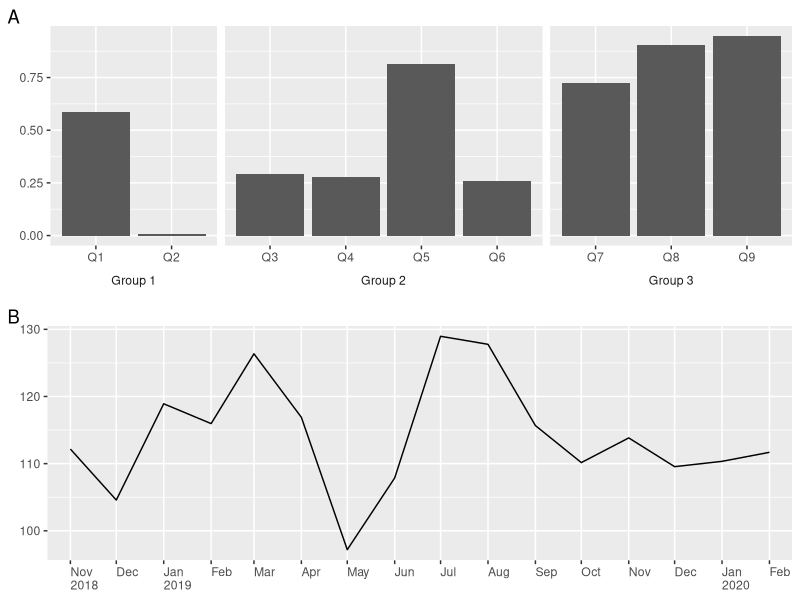
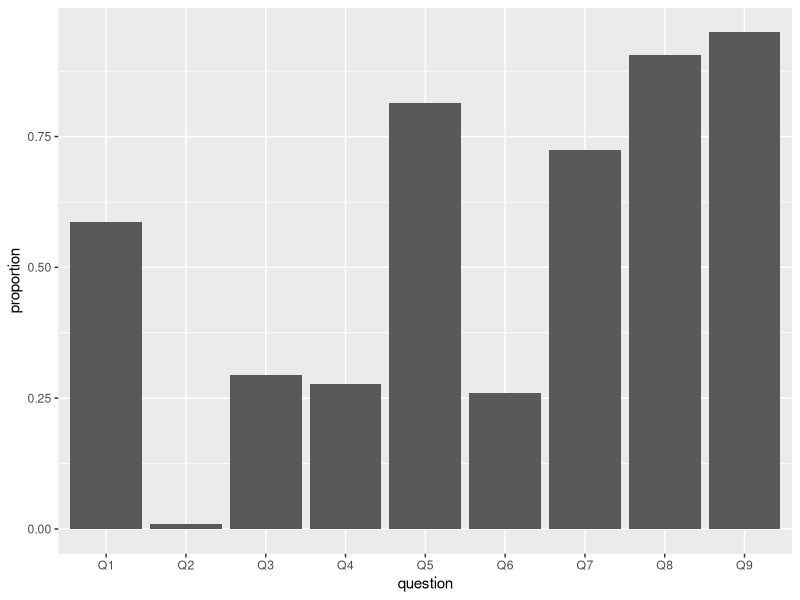
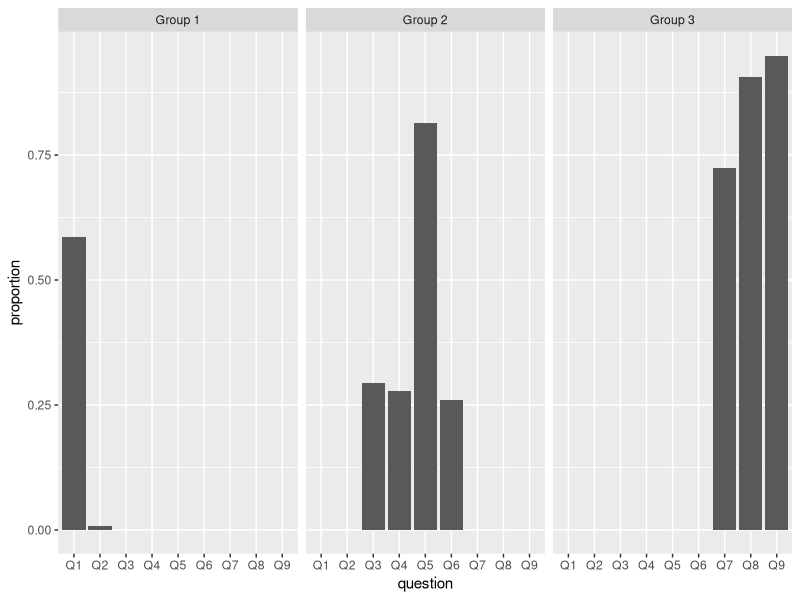
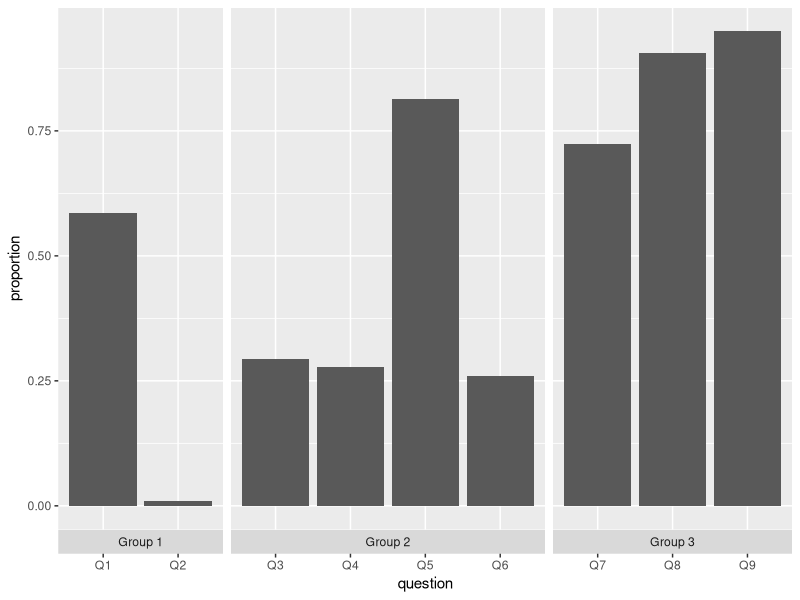
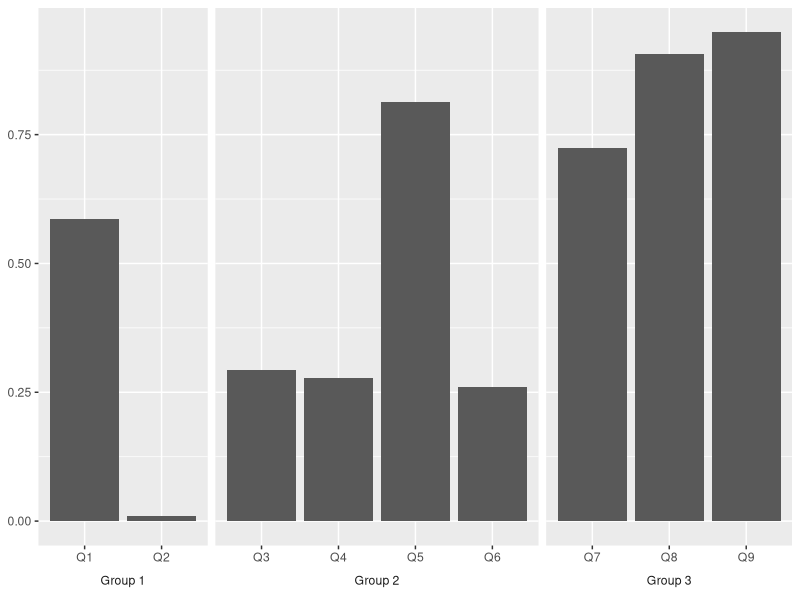
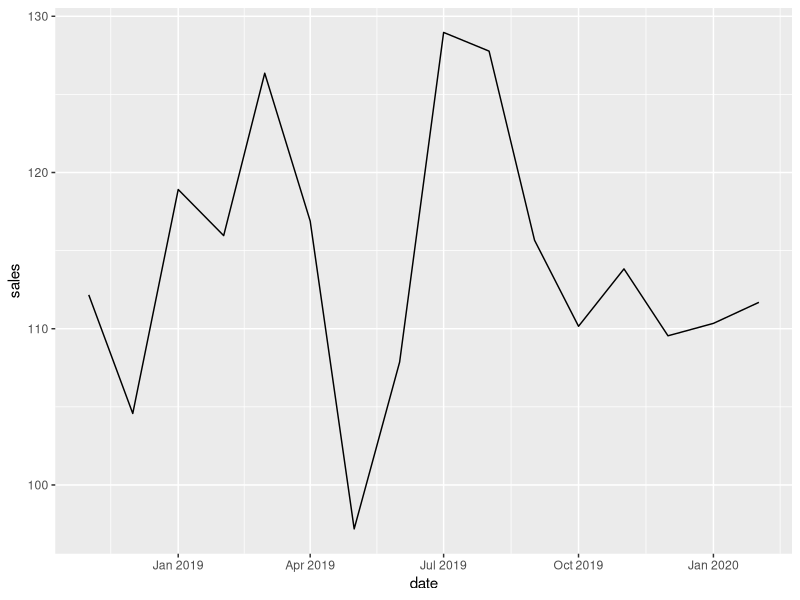
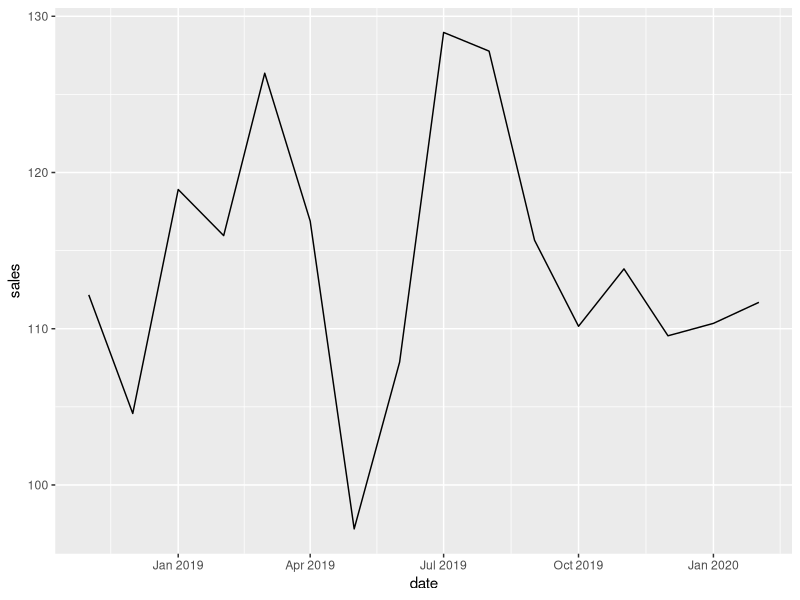
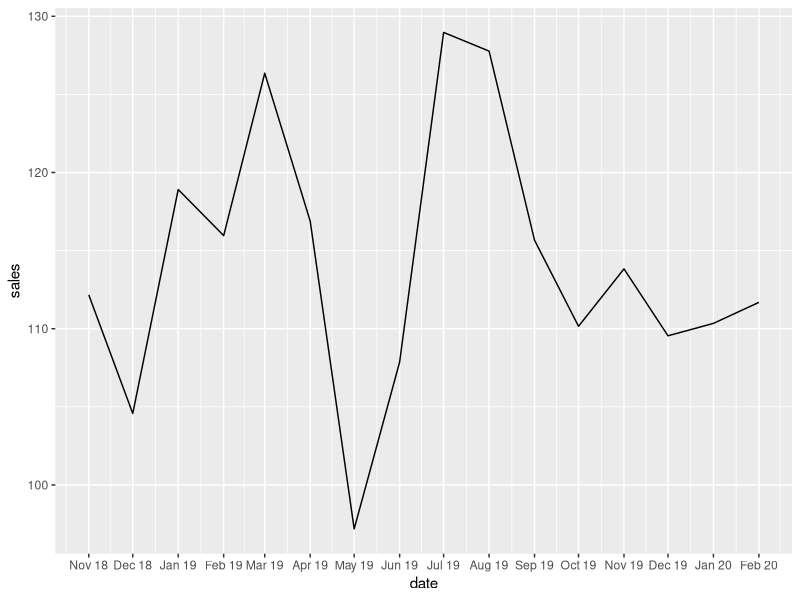

Generate these figures, in order, with R:
## ---- chunk 1
knitr::opts_chunk$set(echo = TRUE, message = FALSE, warning = FALSE, fig.align = 'center', fig.height = 3, fig.width = 6)
Sys.setlocale(category = "LC_ALL", locale = "english")
## ---- chunk 2
library(dplyr)
library(ggplot2)

# Bar chart ----

TIMES <- c(2, 4, 3)
set.seed(4)
data <- tibble(group = c(rep(paste("Group", 1:3), times = TIMES)),
               question = paste0("Q", 1:sum(TIMES)),
               proportion = runif(sum(TIMES)))

p_bars <- data %>% 
  ggplot(aes(x = question, y = proportion)) +
  geom_col() +
  facet_grid(~group, scales = "free_x", switch = "x", space = "free_x") +
  theme(strip.placement = "outside", 
        strip.background = element_rect(fill = "white"),
        axis.title = element_blank()) +
  labs(tag = "A")

# Line chart ----

N <- 16
set.seed(4)
data <- tibble(date = seq(as.Date("2018-11-01"), by = "1 month", length.out = N),
               sales = 100 + rnorm(n = N, mean = 10, sd = 10))

format_dates <- function(x) {
  
  years <- lubridate::year(x)
  months <- strftime(x, format = "%b")
  
  if_else(is.na(lag(years)) | lag(years) != years, 
          true = paste(months, years, sep = "\n"), 
          false = months)
  
}

p_line <- data %>% 
  ggplot(aes(x = date, y = sales)) +
  geom_line() +
  scale_x_date(name = NULL,
               breaks = "1 month",
               minor_breaks = NULL,
               expand = expand_scale(add = 15),
               labels = format_dates) +
  theme(axis.text.x = element_text(hjust = 0)) +
  labs(tag = "B",
       y = NULL)

gridExtra::grid.arrange(p_bars, p_line, nrow = 2)
## ---- chunk 3
Sys.setlocale(category = "LC_ALL", locale = "latvian")
## ---- chunk 4
# For `tibble()`, `if_else()` and pipe `%>%`.
library(dplyr)
# Reproducibility.
set.seed(4) 
# Counts of elements in each of three group.
TIMES <- c(2, 4, 3)
# Simulate data.
data <- tibble(group = c(rep(paste("Group", 1:3), times = TIMES)),
               question = paste0("Q", 1:sum(TIMES)),
               proportion = runif(sum(TIMES)))
# Print data.
data
## ---- chunk 5
library(ggplot2)
data %>% 
  ggplot(aes(x = question, y = proportion)) +
  geom_col()
## ---- chunk 6
data %>% 
  ggplot(aes(x = question, y = proportion)) +
  geom_col() +
  facet_grid(~group)
## ---- chunk 7
p_bars <- data %>% 
  ggplot(aes(x = question, y = proportion)) +
  geom_col() +
  facet_grid(~group, 
             scales = "free_x", # Let the x axis vary across facets.
             space = "free_x",  # Let the width of facets vary and force all bars to have the same width.
             switch = "x")      # Move the facet labels to the bottom.

p_bars
## ---- chunk 8
p_bars + 
  theme(strip.placement = "outside",                      # Place facet labels outside x axis labels.
        strip.background = element_rect(fill = "white"),  # Make facet label background white.
        axis.title = element_blank())                     # Remove x and y axis titles.
## ---- chunk 9
# Number of months.
N <- 16
# Reproducibility.
set.seed(4)
# Simulate data.
data <- tibble(date = seq(as.Date("2018-11-01"), by = "1 month", length.out = N),
               sales = 100 + rnorm(n = N, mean = 10, sd = 10))
# Print data.
data
## ---- chunk 10
p_line <- data %>% 
  ggplot(aes(x = date, y = sales)) +
  geom_line()

p_line
## ---- chunk 11
# Change locale.
Sys.setlocale(category = "LC_ALL", locale = "english")
# Reprint the chart.
p_line
## ---- chunk 12
p_line + 
  scale_x_date(date_breaks = "1 month",  # Date labels for each month.
               date_labels = "%b %y")    # Date format: abbreviated month and a 2-digit year.
## ---- chunk 13
# Faceting approach does not suit this chart.
p_facets <- data %>% 
  ggplot(aes(x = date, y = sales)) +
  geom_line() +
  scale_x_date(date_breaks = "1 month",
               date_labels = "%b") +
  facet_grid(~lubridate::year(date), scales = "free_x", switch = "x", space = "free_x") + 
  theme(strip.placement = "outside", 
        strip.background = element_rect(fill = "white"), 
        axis.title = element_blank())

p_facets
## ---- chunk 14
format_dates <- function(x) {
  months <- strftime(x, format = "%b")              # Abbreviated name of the month.
  years <- lubridate::year(x)                       # Year as a 4-digit number.
  if_else(is.na(lag(years)) | lag(years) != years,  # Conditions for pasting.
          true = paste(months, years, sep = "\n"), 
          false = months)
}
## ---- chunk 15
# Test the function on quarterly data.
format_dates(as.Date(c("2018-09-30", "2018-12-31", "2019-03-31", "2019-06-30")))
format_dates(as.Date(c("2018-12-31", "2019-03-31", "2019-06-30", "2019-09-30")))
## ---- chunk 16
data %>% 
  ggplot(aes(x = date, y = sales)) +
  geom_line() + 
  # Customize x axis.
  scale_x_date(date_breaks = "1 month",          # Date labels for each month.
               minor_breaks = NULL,              # No additional labels in-between `date_breaks`.
               expand = expand_scale(add = 15),  # Add 15 days to the x-axis on the left and on the right.
               labels = format_dates) +          # Supply a user-defined date formatting function.
  
  # Customize the non-data components.
  theme(axis.text.x = element_text(hjust = 0),   # Left-justify x-axis labels.
        axis.title = element_blank())            # Remove x and y axis titles.
## ---- chunk 17
format_dates <- function(x) {
  months <- strftime(x, format = "%b") %>%          # Abbreviated name of the month.
  stringr::str_to_upper() %>%                       # May or may not be needed depending on your locale.
  stringr::str_sub(start = 1, end = 1)              # Extract just the first letter.
  years <- lubridate::year(x)                       # Year as a 4-digit number.
  if_else(is.na(lag(years)) | lag(years) != years,  # Conditions for pasting.
          true = paste(months, years, sep = "\n"), 
          false = months)
}

data %>% 
  ggplot(aes(x = date, y = sales)) +
  geom_line() + 
  # Customize x axis.
  scale_x_date(date_breaks = "1 month",          # Date labels for each month.
               minor_breaks = NULL,              # No additional labels in-between `date_breaks`.
               expand = expand_scale(add = 15),  # Add 15 days to the x-axis on the left and on the right.
               labels = format_dates) +          # Supply a user-defined date formatting function.
  
  # Customize the non-data components.
  theme(axis.text.x = element_text(hjust = 0),   # Left-justify x-axis labels.
        axis.title = element_blank())            # Remove x and y axis titles.
